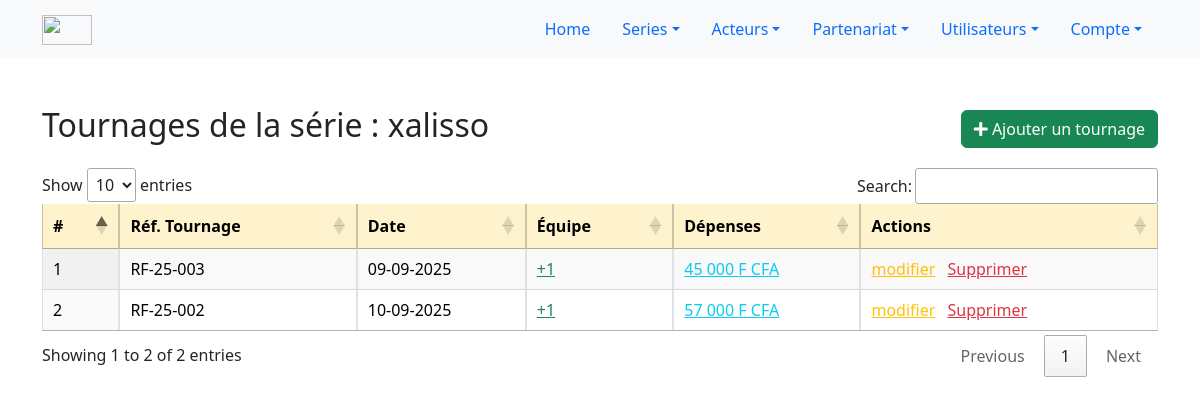
/public/appManager/series/tournages.php?id=1 (signed in), run on the app's committed database.
### tables this page shows
CREATE TABLE IF NOT EXISTS `series` (
  `id` int NOT NULL AUTO_INCREMENT,
  `titre` varchar(150) NOT NULL,
  `description` text,
  `logo` varchar(255) DEFAULT NULL,
  `date_sortie` date DEFAULT NULL,
  `type` varchar(100) DEFAULT NULL,
  `budget` decimal(10,0) NOT NULL,
  `projet_id` int DEFAULT NULL,
  PRIMARY KEY (`id`),
  KEY `projet_id` (`projet_id`)
);

CREATE TABLE IF NOT EXISTS `tournages` (
  `id` int NOT NULL AUTO_INCREMENT,
  `serie_id` int NOT NULL,
  `date_tournage` date DEFAULT NULL,
  `date_fin` date DEFAULT NULL,
  `lieu` varchar(255) DEFAULT NULL,
  `description` text,
  `reference` varchar(20) NOT NULL,
  PRIMARY KEY (`id`),
  UNIQUE KEY `reference` (`reference`),
  KEY `serie_id` (`serie_id`)
);

### config/fonction.php (called while the page is built, shortened)
<?php
function connexionBD()
{
    $host = "localhost";
    $user = "root";
    $pass = "";
    $db   = "evenprod_db";
    $connexion = mysqli_connect($host, $user, $pass, $db);
    mysqli_set_charset($connexion, "utf8mb4");
    return $connexion;
}
$connexion = connexionBD();
function getSerieById($serieId) {
    global $connexion;
    $serieId = (int)$serieId;
    $sql = "SELECT * FROM series WHERE id = $serieId";
    $res = mysqli_query($connexion, $sql);
    return mysqli_fetch_assoc($res);
}
function getDepenseByTournage($serieId, $tournageId) {
    global $connexion;
    $serieId = (int)$serieId;
    $tournageId = (int)$tournageId;
    $sql = "SELECT SUM(montant) as total
            FROM depenses
            WHERE serie_id = $serieId AND tournage_id = $tournageId";
    $result = mysqli_query($connexion, $sql);
    $row = mysqli_fetch_assoc($result);
    return $row['total'] ?? 0;
}
function getTournagesBySerieId($serieId) {
    global $connexion;
    $serieId = (int)$serieId;
   $sql = "SELECT * FROM tournages WHERE serie_id = $serieId ORDER BY id DESC";
    $result = mysqli_query($connexion, $sql);
    $tournages = [];
    if ($result && mysqli_num_rows($result) > 0) {
        while ($row = mysqli_fetch_assoc($result)) {
            $tournages[] = $row;
        }
    }
    return $tournages;
}
function getEquipeCountByTournage($tournageId) {
    global $connexion;
    $tournageId = (int)$tournageId;
    $sql = "SELECT COUNT(*) as total FROM tournage_acteur WHERE tournage_id = $tournageId";
    $result = mysqli_query($connexion, $sql);
    $row = mysqli_fetch_assoc($result);
    return $row['total'] ?? 0;
}
function getActeursByTournage($tournageId) {
    global $connexion;
    $tournageId = (int)$tournageId;
    $sql = "SELECT a.id, a.nom, a.prenom, a.date_naissance, a.contact, a.adresse, sa.cachet
            FROM acteurs a
            INNER JOIN tournage_acteur ta ON ta.acteur_id = a.id
            LEFT JOIN serie_acteur sa ON sa.acteur_id = a.id
            WHERE ta.tournage_id = $tournageId";
    $res = mysqli_query($connexion, $sql);
    $acteurs = [];
    while ($row = mysqli_fetch_assoc($res)) {
        $acteurs[] = $row;
    }
    return $acteurs;
}
?>

### public/appManager/series/tournages.php (the view, shortened to what this page needs)
<?php
include '../../../config/fonction.php';
$id = $_GET['id'] ?? 0;
$serie = getSerieById($id);
$tournages = getTournagesBySerieId($id);
?>
<?php include '../../../includes/header.php'; ?>
<head>
    <link rel="stylesheet" href="<?= $url_base ?>pages/acteur/add.css">
    <link rel="stylesheet" href="https://cdn.datatables.net/1.13.6/css/jquery.dataTables.min.css">
    <link rel="stylesheet" href="https://cdnjs.cloudflare.com/ajax/libs/font-awesome/5.12.1/css/all.min.css"
 />
</head>
<body>
    <div class="container mt-5">
        <div class="d-flex justify-content-between align-items-center mb-3">
            <h2>Tournages de la série : <?= htmlspecialchars($serie['titre']) ?></h2>
            <a class="btn btn-success" href="add_tourn.php?id_serie=<?= $id ?>">
                <i class="fas fa-plus"></i> Ajouter un tournage
            </a>
        </div>
        <div class="table-container">
            <table id="tournageTable" class="display table table-bordered">
                <thead class="table-warning">
                    <tr>
                        <th>#</th>
                        <th>Réf. Tournage</th>
                        <th>Date</th>
                        <th>Équipe</th>
                        <th>Dépenses</th>
                        <th>Actions</th>
                    </tr>
                </thead>
                <tbody>
                    <?php $i = 1; ?>
                    <?php foreach ($tournages as $t):
                        $depense = getDepenseByTournage($id, $t['id']);
                        $equipeCount = getEquipeCountByTournage($t['id']);
                        $acteurs = getActeursByTournage($t['id']);
                    ?>
                    <tr>
                        <td><?= $i ?></td>
                        <td><?= htmlspecialchars($t['reference']) ?></td>
                        <td><?= date('d-m-Y', strtotime($t['date_tournage'])) ?></td>
                        <td>
                            <a href="#" class="text-success voir-acteurs"
                                data-acteurs='<?= htmlspecialchars(json_encode($acteurs)) ?>'
                                style="text-decoration:underline;">
                                +<?= $equipeCount ?>
                            </a>
                        </td>
                        <td>
                            <a href="" style="text-decoration:underline;" class="text-info">
                                <?= number_format($depense, 0, ',', ' ') ?> F CFA
                            </a>
                        </td>
                        <td>
                            <a href="add_tourn.php?id_serie=<?= $id ?>&id_tournage=<?= $t['id'] ?>" class="text-warning text-decoration-underline me-2">modifier</a>
                            <a href="<?php echo $url_base; ?>public/appManager/delete.php?table=tournages&id=<?php echo htmlspecialchars($t['id']); ?>&redirect=<?php echo $url_base; ?>public/appManager/series/tournages.php?id=<?php echo htmlspecialchars($id); ?>"
                                class="text-danger text-decoration-underline me-2"
                                onclick="return confirm('Êtes-vous sûr de vouloir supprimer cet élément ? Cette action est irréversible.');">Supprimer</a>
                        </td>
                    </tr>
                    <?php $i++; endforeach; ?>
                </tbody>
            </table>
        </div>
    </div>
</body>

### data on the page
series: titre "xalisso"
tournages: reference "RF-25-003", date_tournage "09-09-2025", equipeCount "1", depense "45 000"
tournages: reference "RF-25-002", date_tournage "10-09-2025", equipeCount "1", depense "57 000"
